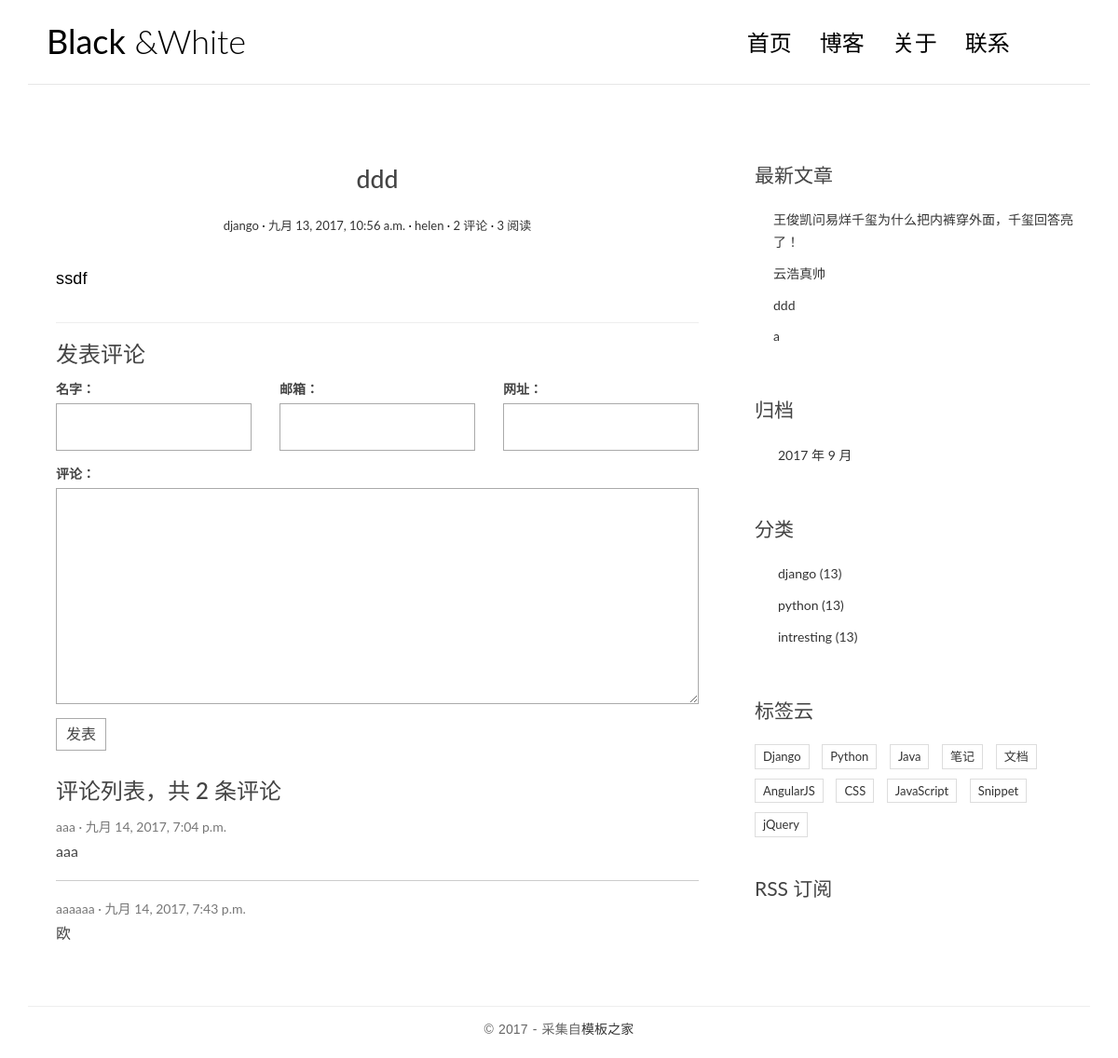
Before: /post/2/ with the older database file.
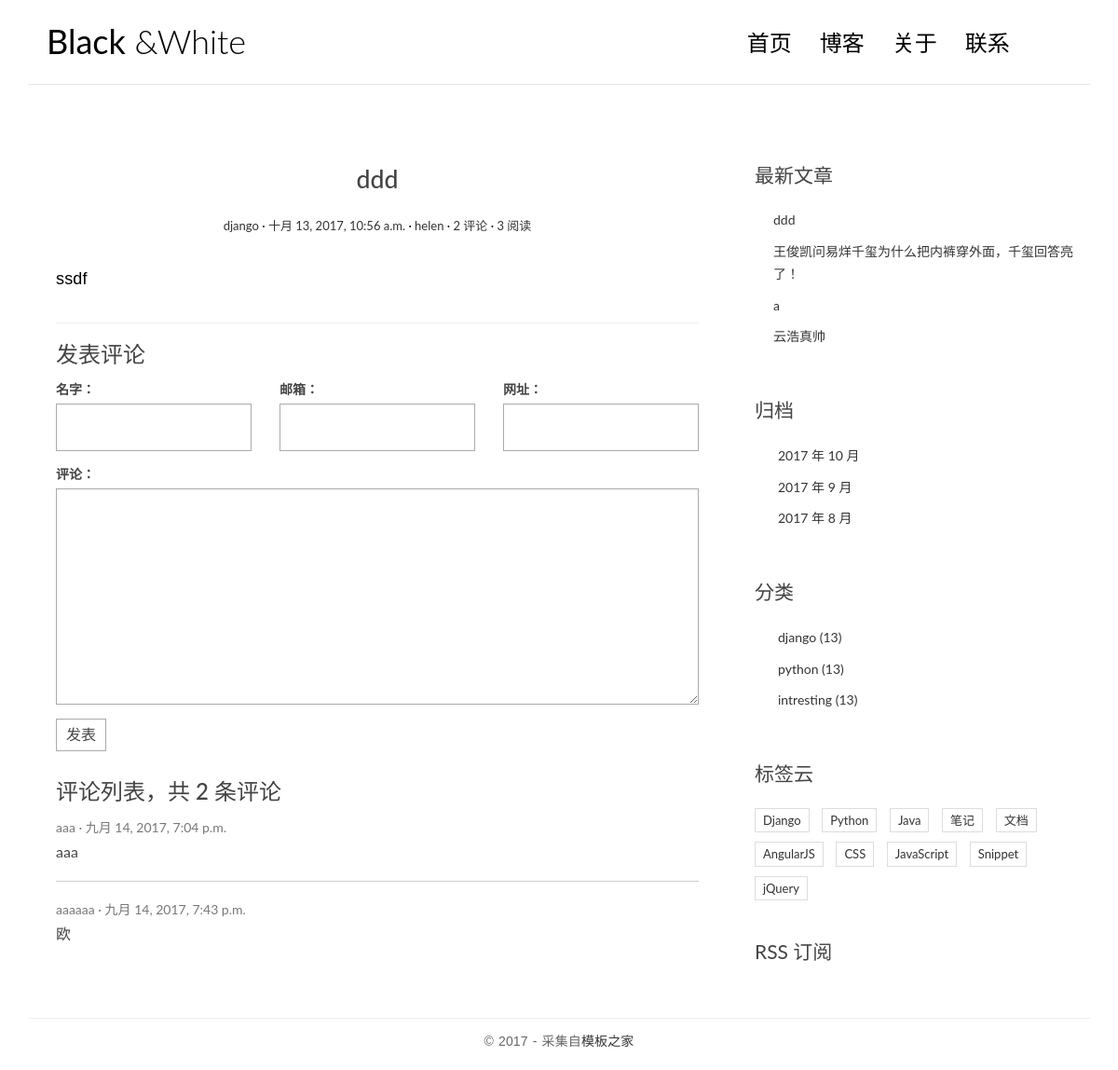
After: the same page with the newer database file.
### blog/models.py (models this page shows, shortened)
class Post(models.Model):
    title = models.CharField(max_length=64)
    body = models.TextField()
    created_time = models.DateTimeField()
    modified_time = models.DateTimeField()
    excerpt = models.CharField(max_length=256,blank=True)
    category = models.ForeignKey(Category)
    tage = models.ManyToManyField(Tag,blank=True)
    author = models.ForeignKey(User)
    views = models.PositiveIntegerField(default=0)
    def increase_views(self):
        self.views += 1
        self.save(update_fields=['views'])
    class Meta:
        ordering = ['-created_time','-modified_time']
    def get_absolute_url(self):
        return reverse('blog:detail',kwargs={'pk':self.pk})
    def save(self,*args,**kwargs):
        if not self.excerpt:
            md = Markdown(extensions=[
                'markdown.extensions.extra',
                'markdown.extensions.codehilite',
            ])
            self.excerpt = strip_tags(md.convert(self.body))[:32]
        super().save(*args,**kwargs)

class Category(models.Model):
    name = models.CharField(max_length=64)

### comment/models.py (models this page shows, shortened)
class Comment(models.Model):
    name = models.CharField(max_length=100)
    email = models.EmailField(max_length=255)
    url = models.URLField(blank=True)#允许空白
    text = models.TextField()
    created_time = models.DateTimeField(auto_now_add=True)#时间自动生成
    post = models.ForeignKey('blog.Post')

### blog/views.py (the view)
# urls.py: url(r'^post/(?P<pk>[0-9]+)/$',views.detail,name = 'detail'),
def detail(request,pk):
    post = get_object_or_404(Post,pk=pk)
    post.increase_views()
    post.body = markdown.markdown(post.body,extensions = [
        'markdown.extensions.extra',
        'markdown.extensions.codehilite',
        'markdown.extensions.toc',
    ])
    form = CommentForm()
    comment_list = post.comment_set.all()
    context = {
        'post':post,
        'form':form,
        'comment_list':comment_list
    }
    return render(request,'blog/detail.html',context=context)

### comment/forms.py
class CommentForm(forms.ModelForm):
    class Meta:#元标签
        model = Comment
        fields = ['name','email','url','text']

### blog/templatetags/blog_tags.py (called while the page is built)
@register.simple_tag
def get_recent_posts(num=5):
    return Post.objects.all().order_by('-created_time')[:num]

@register.simple_tag
def archives():
    return Post.objects.dates('created_time','month',order='DESC')

@register.simple_tag
def get_categories():
    return Category.objects.all()

### templates/blog/detail.html (shortened to what this page needs)
{% extends 'blog/base.html' %}
{% block main %}
<article class="post post-{{ post.pk }}">
    <header class="entry-header">
        <h1 class="entry-title">{{ post.title }}</h1>
        <div class="entry-meta">
            <span class="post-category"><a href="#">{{ post.category.name }}</a></span>
            <span class="post-date"><a href="#"><time class="entry-date" datetime="{{ post.created_time }}">{{ post.created_time }}</time></a></span>
            <span class="post-author"><a href="#">{{ post.author }}</a></span>
            <span class="comments-link"><a href="{{post.get_absolute_url}}#comment-area">{{post.comment_set.count}} 评论</a></span>
            <span class="views-count"><a href="#">{{post.views}} 阅读</a></span>
        </div>
    </header>
    <div class="entry-content clearfix">
        {{ post.body|safe }}
    </div>
</article>
<section class="comment-area" id="comment-area">
    <hr>
    <h3>发表评论</h3>
    <form action="{% url 'comment:post_comment' post.pk %}" method="post" class="comment-form">
        <div class="row">
            <div class="col-md-4">
                <label for="{{ form.name.id_for_label }}">名字：</label>
                {{ form.name }}
            </div>
            <div class="col-md-4">
                <label for="{{ form.email.id_for_label }}">邮箱：</label>
                {{ form.email }}
            </div>
            <div class="col-md-4">
                <label for="{{ form.url.id_for_label }}">网址：</label>
                {{ form.url }}
            </div>
            <div class="col-md-12">
                <label for="{{ form.text.id_for_label }}">评论：</label>
                {{ form.text }}
                <button type="submit" class="comment-btn">发表</button>
            </div>
        </div>
    </form>
    <div class="comment-list-panel">
        <h3>评论列表，共 <span>{{post.comment_set.count}}</span> 条评论</h3>
        <ul class="comment-list list-unstyled">
            {% for comment in comment_list %}
            <li class="comment-item">
                <span class="nickname">{{comment.name}}</span>
                <time class="submit-date">{{comment.created_time}}</time>
                <div class="text">
                    {{comment.text}}
                </div>
            </li>
            {% empty %}
              暂无评论
            {% endfor %}
        </ul>
    </div>
</section>
{% endblock main %}

### templates/blog/base.html (shortened to what the changed rows need)
{% load staticfiles %}
{%load blog_tags%}
<html>
<head>
    <link rel="stylesheet" href="{% static 'blog/css/bootstrap.min.css' %}">
    <link rel="stylesheet" href="{% static 'blog/css/custom.css' %}">
    <link rel="stylesheet" href="{% static 'blog/css/pace.css' %}">
    <link rel="stylesheet" href="http://code.ionicframework.com/ionicons/2.0.1/css/ionicons.min.css">
    <link rel="stylesheet" href="{% static 'blog/css/highlights/github.css' %}">
</head>
<body>
<div class="container">
    <header id="site-header">
        <div class="row">
            <div class="col-md-4 col-sm-5 col-xs-8">
                <div class="logo">
                    <h1><a href="{% url 'blog:index' %}"><b>Black</b> &amp;White</a></h1>
                </div>
            </div>
        </div>
    </header>
</div>
<div class="content-body">
    <div class="container">
        <div class="row">
            <main class="col-md-8">
                {% block main %}
                {% endblock %}
            </main>
            <aside class="col-md-4">
                <div class="widget widget-recent-posts">
                    {% get_recent_posts as recent_post_list %}
                    <ul>
                       {% for post in recent_post_list %}
                        <li>
                            <a href="{{ post.get_absolute_url }}">{{ post.title }}</a>
                        </li>
                        {% empty %}
                          暂无文章！
                        {% endfor %}
                    </ul>
                </div>
                <div class="widget widget-archives">
                    {% archives as date_list %}
                    <ul>
                       {% for date in date_list %}
                        <li>
                            <a href="{% url 'blog:archives' date.year date.month %}">
                                {{ date.year }} 年 {{ date.month }} 月
                            </a>
                        </li>
                        {% empty %}
                          暂无归档！
                        {% endfor %}
                    </ul>
                </div>
                <div class="widget widget-category">
                    {% get_categories as category_list %}
                    <ul>
                        {% for category in category_list %}
                        <li>
                           <a href="{% url 'blog:category' category.pk %}">{{ category.name }} <span class="post-count">(13)</span></a>
                        </li>
                         {% endfor %}
                    </ul>
                </div>
            </aside>
        </div>
    </div>
</div>
</body>
</html>

Changed rows visible on the page:
changed Post "ddd": created_time "九月 13, 2017, 10:56 a.m." → "十月 13, 2017, 10:56 a.m."; moves up the list
shown differently, row unchanged: Post (number 3 of 4 on the later page): moves up the list
Other visible differences:
new list line: "2017 年 10 月"
new list line: "2017 年 8 月"
